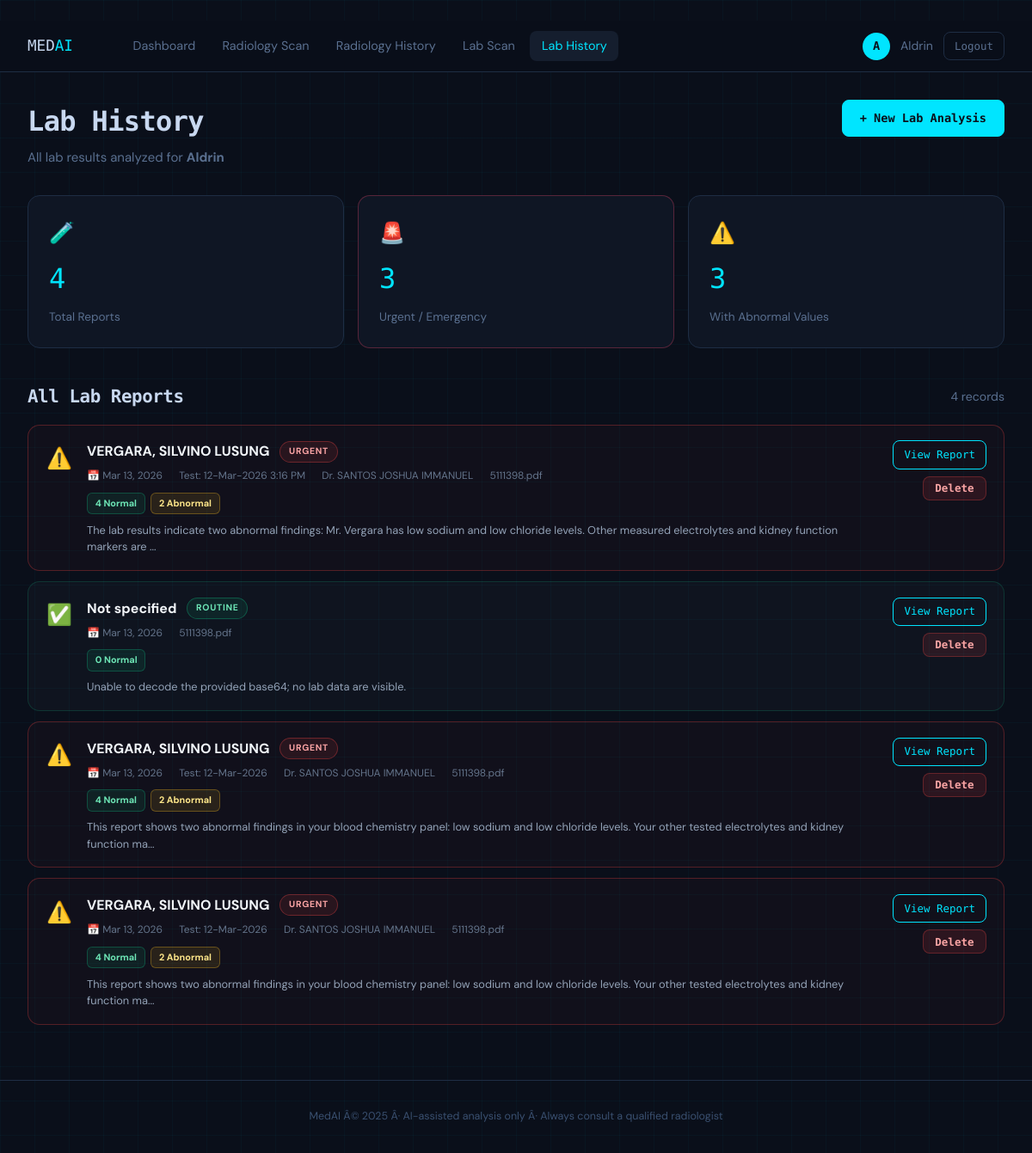
/lab-history (signed in), run on an earlier commit of the app's database.
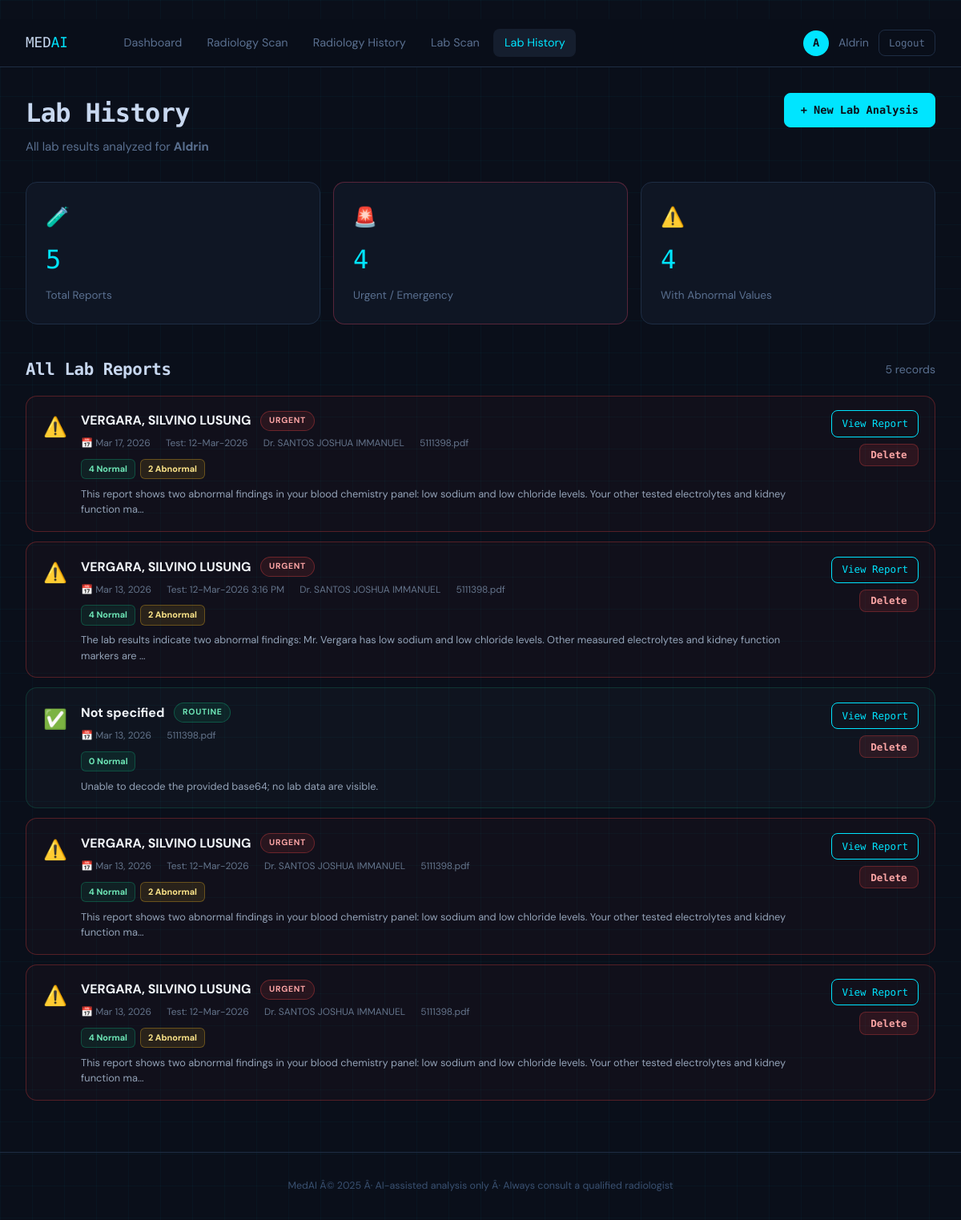
And on a later commit of the database.
### app/database/models.py (models this page shows, shortened)
class User(db.Model, UserMixin):
    __tablename__ = "users"
    id            = db.Column(db.Integer, primary_key=True)
    name          = db.Column(db.String(120), nullable=False)
    email         = db.Column(db.String(180), unique=True, nullable=False, index=True)
    password_hash = db.Column(db.String(256), nullable=False)
    role          = db.Column(db.String(20), default="clinician")   # clinician | radiologist | admin
    created_at    = db.Column(db.DateTime, default=datetime.utcnow)
    uploads = db.relationship(
        "Upload", backref="owner", lazy=True, cascade="all, delete-orphan"
    )

class LabResult(db.Model):
    __tablename__ = "lab_results"
    id                 = db.Column(db.Integer, primary_key=True)
    user_id            = db.Column(db.Integer, db.ForeignKey("users.id"), nullable=False)
    original_filename  = db.Column(db.String(260))
    file_type          = db.Column(db.String(20))
    patient_name       = db.Column(db.String(200))
    patient_age        = db.Column(db.String(50))
    patient_id_ref     = db.Column(db.String(100))
    test_date          = db.Column(db.String(100))
    ordering_physician = db.Column(db.String(200))
    facility           = db.Column(db.String(200))
    summary            = db.Column(db.Text)
    key_concerns       = db.Column(db.Text)
    interpretation     = db.Column(db.Text)
    next_steps         = db.Column(db.Text)
    urgency            = db.Column(db.String(20))
    disclaimer         = db.Column(db.Text)
    normal_count       = db.Column(db.Integer, default=0)
    abnormal_count     = db.Column(db.Integer, default=0)
    critical_count     = db.Column(db.Integer, default=0)
    findings_json      = db.Column(db.Text)
    model_used         = db.Column(db.String(100))
    analysis_date      = db.Column(db.DateTime, default=datetime.utcnow)

### app/lab_routes.py (the view)
@lab_bp.route("/lab-history")
@login_required
def lab_history():
    from app.database.models import LabResult
    records = (
        LabResult.query
        .filter_by(user_id=current_user.id)
        .order_by(LabResult.analysis_date.desc())
        .all()
    )
    stats = {
        "total":    len(records),
        "urgent":   sum(1 for r in records if r.urgency in ("URGENT", "EMERGENCY")),
        "abnormal": sum(1 for r in records if r.abnormal_count and r.abnormal_count > 0),
    }
    return render_template("lab_history.html", records=records, stats=stats)

### app/database/models.py (called while the page is built)
@login_manager.user_loader
def load_user(user_id):
    return User.query.get(int(user_id))

### templates/lab_history.html (shortened to what this page needs)
﻿{% extends "base.html" %}
{% block content %}
<div class="page-header">
  <div>
    <h1 class="page-title">Lab History</h1>
    <p class="page-sub">All lab results analyzed for <strong>{{ current_user.name }}</strong></p>
  </div>
  <a href="{{ url_for('lab.lab_upload') }}" class="btn btn-primary">+ New Lab Analysis</a>
</div>
<div class="stats-grid">
  <div class="stat-card">
    <div class="stat-icon">&#x1F9EA;</div>
    <div class="stat-value">{{ stats.total }}</div>
    <div class="stat-label">Total Reports</div>
  </div>
  <div class="stat-card stat-card--alert">
    <div class="stat-icon">&#x1F6A8;</div>
    <div class="stat-value">{{ stats.urgent }}</div>
    <div class="stat-label">Urgent / Emergency</div>
  </div>
  <div class="stat-card">
    <div class="stat-icon">&#x26A0;&#xFE0F;</div>
    <div class="stat-value">{{ stats.abnormal }}</div>
    <div class="stat-label">With Abnormal Values</div>
  </div>
</div>
{% if not records %}
<div class="empty-state">
  <div class="empty-icon">&#x1F9EA;</div>
  <h3>No lab results yet</h3>
  <p>Upload your first lab report to get an AI-powered analysis.</p>
  <a href="{{ url_for('lab.lab_upload') }}" class="btn btn-primary">Upload Lab Result</a>
</div>
{% else %}
<section>
  <div class="section-header">
    <h2>All Lab Reports</h2>
    <span class="link-muted">{{ records|length }} record{{ 's' if records|length != 1 }}</span>
  </div>
  <div class="lab-history-list">
    {% for r in records %}
    <div class="lab-history-card {% if r.urgency == 'EMERGENCY' %}lab-card--emergency{% elif r.urgency == 'URGENT' %}lab-card--urgent{% elif r.urgency == 'SOON' %}lab-card--soon{% else %}lab-card--routine{% endif %}">
      <div class="lab-card-indicator">
        {% if r.urgency == 'EMERGENCY' %}&#x1F6A8;{% elif r.urgency == 'URGENT' %}&#x26A0;&#xFE0F;{% elif r.urgency == 'SOON' %}&#x1F514;{% else %}&#x2705;{% endif %}
      </div>
      <div class="lab-card-main">
        <div class="lab-card-top">
          <span class="lab-card-patient">{{ r.patient_name }}</span>
          <span class="urgency-pill urgency-pill--{{ r.urgency.lower() }}">{{ r.urgency }}</span>
        </div>
        <div class="lab-card-meta">
          <span>&#x1F4C5; {{ r.analysis_date.strftime('%b %d, %Y') }}</span>
          {% if r.test_date and r.test_date != 'Not specified' %}<span>Test: {{ r.test_date }}</span>{% endif %}
          {% if r.ordering_physician and r.ordering_physician != 'Not specified' %}<span>{{ r.ordering_physician }}</span>{% endif %}
          <span>{{ r.original_filename }}</span>
        </div>
        <div class="lab-card-counts">
          <span class="count-badge count-badge--normal">{{ r.normal_count }} Normal</span>
          {% if r.abnormal_count and r.abnormal_count > 0 %}<span class="count-badge count-badge--abnormal">{{ r.abnormal_count }} Abnormal</span>{% endif %}
        </div>
        {% if r.summary %}<p class="lab-card-summary">{{ r.summary[:160] }}{% if r.summary|length > 160 %}...{% endif %}</p>{% endif %}
      </div>
      <div class="lab-card-actions">
        <a href="{{ url_for('lab.lab_result_view', result_id=r.id) }}" class="btn btn-sm btn-outline">View Report</a>
        <form method="POST" action="{{ url_for('lab.lab_delete', result_id=r.id) }}" onsubmit="return confirm('Delete this lab result?')">
          <button type="submit" class="btn btn-sm btn-danger">Delete</button>
        </form>
      </div>
    </div>
    {% endfor %}
  </div>
</section>
{% endif %}
{% endblock %}

### templates/base.html (shortened to what this page needs)
﻿<!DOCTYPE html>
<html lang="en">
<head>
  <link rel="stylesheet" href="{{ url_for('static', filename='css/main.css') }}"/>
</head>
<body>
<div class="bg-grid" aria-hidden="true"></div>
{% if current_user.is_authenticated %}
<nav class="navbar">
  <a href="{{ url_for('main.dashboard') }}" class="nav-brand">
    <span class="brand-text">MED<em>AI</em></span>
  </a>
  <div class="nav-links">
    <a href="{{ url_for('main.dashboard') }}" class="nav-link {% if request.endpoint == 'main.dashboard' %}active{% endif %}">Dashboard</a>
    <a href="{{ url_for('main.upload') }}" class="nav-link {% if request.endpoint == 'main.upload' %}active{% endif %}">Radiology Scan</a>
    <a href="{{ url_for('main.history') }}" class="nav-link {% if request.endpoint == 'main.history' %}active{% endif %}">Radiology History</a>
    <a href="{{ url_for('lab.lab_upload') }}" class="nav-link {% if request.endpoint == 'lab.lab_upload' or request.endpoint == 'lab.lab_result_view' %}active{% endif %}">Lab Scan</a>
    <a href="{{ url_for('lab.lab_history') }}" class="nav-link {% if request.endpoint == 'lab.lab_history' %}active{% endif %}">Lab History</a>
  </div>
  <div class="nav-user">
    <span class="user-badge">{{ current_user.name[0].upper() }}</span>
    <span class="user-name">{{ current_user.name }}</span>
    <a href="{{ url_for('auth.logout') }}" class="btn btn-sm btn-ghost">Logout</a>
  </div>
</nav>
{% endif %}
<main class="main-content">
  {% block content %}{% endblock %}
</main>
<footer class="footer">
  <p>MedAI Â© 2025 Â· AI-assisted analysis only Â· Always consult a qualified radiologist</p>
</footer>
</body>
</html>

### static/css/main.css (style rules this page uses)
:root { --bg: #0a0f1a; --bg2: #0f1624; --bg3: #151e2e; --border: #1e2d44; --border2: #253550; --text: #c8d8f0; --text-muted: #5a7090; --text-dim: #3a5070; --accent: #00e5ff; --accent2: #00b8cc; --success: #00d68f; --warn: #ffb300; --danger: #ff4b6e; --high: #ff4b6e; --medium: #ffb300; --low: #00d68f; --radius: 8px; --radius-lg: 14px; --shadow: 0 4px 24px rgba(0,0,0,0.5); --font-mono: 'Space Mono', monospace; --font-body: 'DM Sans', sans-serif; }
*, *::before, *::after { box-sizing: border-box; margin: 0; padding: 0; }
html { scroll-behavior: smooth; }
body { background: var(--bg); color: var(--text); font-family: var(--font-body); font-size: 15px; line-height: 1.6; min-height: 100vh; }
.bg-grid { position: fixed; inset: 0; pointer-events: none; z-index: 0; background-image: linear-gradient(rgba(0,229,255,.03) 1px, transparent 1px), linear-gradient(90deg, rgba(0,229,255,.03) 1px, transparent 1px); background-size: 40px 40px; }
h1,h2,h3 { font-family: var(--font-mono); letter-spacing: -0.02em; }
h1 { font-size: 1.8rem; }
h2 { font-size: 1.3rem; }
em { color: var(--accent); font-style: normal; }
a { color: var(--accent); text-decoration: none; }
.navbar { position: sticky; top: 0; z-index: 100; display: flex; align-items: center; gap: 1.5rem; padding: 0 2rem; height: 60px; background: rgba(10,15,26,0.92); backdrop-filter: blur(12px); border-bottom: 1px solid var(--border); }
.nav-brand { display: flex; align-items: center; gap: 0.5rem; font-family: var(--font-mono); font-size: 1.1rem; color: var(--text); text-decoration: none; }
.brand-text em { color: var(--accent); }
.nav-links { display: flex; gap: 0.25rem; flex: 1; margin-left: 2rem; }
.nav-link { padding: 0.35rem 0.85rem; border-radius: var(--radius); color: var(--text-muted); font-size: 0.9rem; transition: all .2s; }
.nav-link:hover, .nav-link.active { color: var(--text); background: var(--bg3); text-decoration: none; }
.nav-link.active { color: var(--accent); }
.nav-user { display: flex; align-items: center; gap: 0.75rem; margin-left: auto; }
.user-badge { width: 32px; height: 32px; border-radius: 50%; background: var(--accent); color: var(--bg); font-family: var(--font-mono); font-size: 0.85rem; font-weight: 700; display: grid; place-items: center; }
.user-name { font-size: 0.88rem; color: var(--text-muted); }
.main-content { position: relative; z-index: 1; max-width: 1280px; margin: 0 auto; padding: 2rem 2rem 4rem; }
.btn { display: inline-flex; align-items: center; gap: 0.4rem; padding: 0.6rem 1.25rem; border-radius: var(--radius); font-family: var(--font-mono); font-size: 0.85rem; cursor: pointer; border: 1px solid transparent; transition: all .2s; text-decoration: none; white-space: nowrap; }
.btn-primary { background: var(--accent); color: var(--bg); border-color: var(--accent); font-weight: 700; }
.btn-outline { background: transparent; color: var(--accent); border-color: var(--accent); }
.btn-ghost { background: transparent; color: var(--text-muted); border-color: var(--border); }
.btn-danger { background: rgba(255,75,110,.15); color: var(--danger); border-color: var(--danger); }
.btn-sm { padding: 0.35rem 0.75rem; font-size: 0.78rem; }
.page-header { display: flex; justify-content: space-between; align-items: flex-start; margin-bottom: 2rem; gap: 1rem; }
.page-title { font-size: 2rem; color: var(--text); }
.page-sub { color: var(--text-muted); margin-top: 0.25rem; }
.stats-grid { display: grid; grid-template-columns: repeat(auto-fit, minmax(180px, 1fr)); gap: 1rem; margin-bottom: 2.5rem; }
.stat-card { background: var(--bg2); border: 1px solid var(--border); border-radius: var(--radius-lg); padding: 1.5rem; display: flex; flex-direction: column; gap: 0.5rem; transition: border-color .2s; }
.stat-card--alert { border-color: rgba(255,75,110,.3); }
.stat-icon { font-size: 1.5rem; }
.stat-value { font-family: var(--font-mono); font-size: 2rem; color: var(--accent); }
.stat-label { font-size: 0.85rem; color: var(--text-muted); }
.section-header { display: flex; justify-content: space-between; align-items: center; margin-bottom: 1rem; }
.link-muted { color: var(--text-muted); font-size: 0.88rem; }
.footer { text-align: center; padding: 2rem; font-size: 0.78rem; color: var(--text-dim); border-top: 1px solid var(--border); position: relative; z-index: 1; }
html, body { overflow-x: hidden; max-width: 100%; }

What changed in the data, as far as the page shows it:
added LabResult: patient_name "VERGARA, SILVINO LUSUNG", urgency "URGENT", analysis_date "Mar 17, 2026", test_date "12-Mar-2026", ordering_physician "Dr. SANTOS JOSHUA IMMANUEL", original_filename "5111398.pdf", normal_count "4", abnormal_count "2", summary "This report shows two abnormal findings in your blood chemistry panel: low sodium and low chloride levels. Your other tested electrolytes and kidney function ma"
Also different on the page:
{{ stats.total }}: "4" → "5"
{{ stats.urgent }}: "3" → "4"
{{ stats.abnormal }}: "3" → "4"
{{ records|length }}: "4" → "5"
